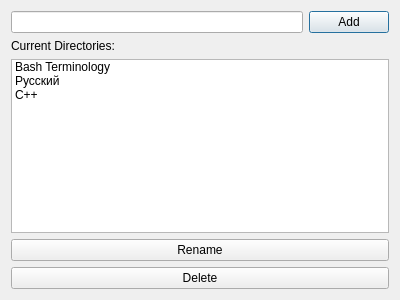
<?xml version="1.0" encoding="UTF-8"?>
<ui version="4.0">
 <class>Dictionaries</class>
 <widget class="QDialog" name="Dictionaries">
  <property name="geometry">
   <rect>
    <x>0</x>
    <y>0</y>
    <width>400</width>
    <height>300</height>
   </rect>
  </property>
  <property name="windowTitle">
   <string>Dialog</string>
  </property>
  <layout class="QVBoxLayout" name="verticalLayout_3">
   <item>
    <layout class="QVBoxLayout" name="verticalLayout_2">
     <item>
      <layout class="QHBoxLayout" name="horizontalLayout">
       <item>
        <widget class="QLineEdit" name="lineEdit"/>
       </item>
       <item>
        <widget class="QPushButton" name="pushButtonAdd">
         <property name="text">
          <string>Add</string>
         </property>
        </widget>
       </item>
      </layout>
     </item>
     <item>
      <widget class="QLabel" name="label">
       <property name="text">
        <string>Current Directories:</string>
       </property>
      </widget>
     </item>
     <item>
      <widget class="QListWidget" name="listWidget">
       <item>
        <property name="text">
         <string>Bash Terminology</string>
        </property>
       </item>
       <item>
        <property name="text">
         <string>Русский</string>
        </property>
       </item>
       <item>
        <property name="text">
         <string>С++</string>
        </property>
       </item>
      </widget>
     </item>
    </layout>
   </item>
   <item>
    <layout class="QVBoxLayout" name="verticalLayout">
     <item>
      <widget class="QPushButton" name="pushButtonRename">
       <property name="text">
        <string>Rename</string>
       </property>
      </widget>
     </item>
     <item>
      <widget class="QPushButton" name="pushButtonDelete">
       <property name="text">
        <string>Delete</string>
       </property>
      </widget>
     </item>
    </layout>
   </item>
  </layout>
 </widget>
 <resources/>
 <connections/>
</ui>
